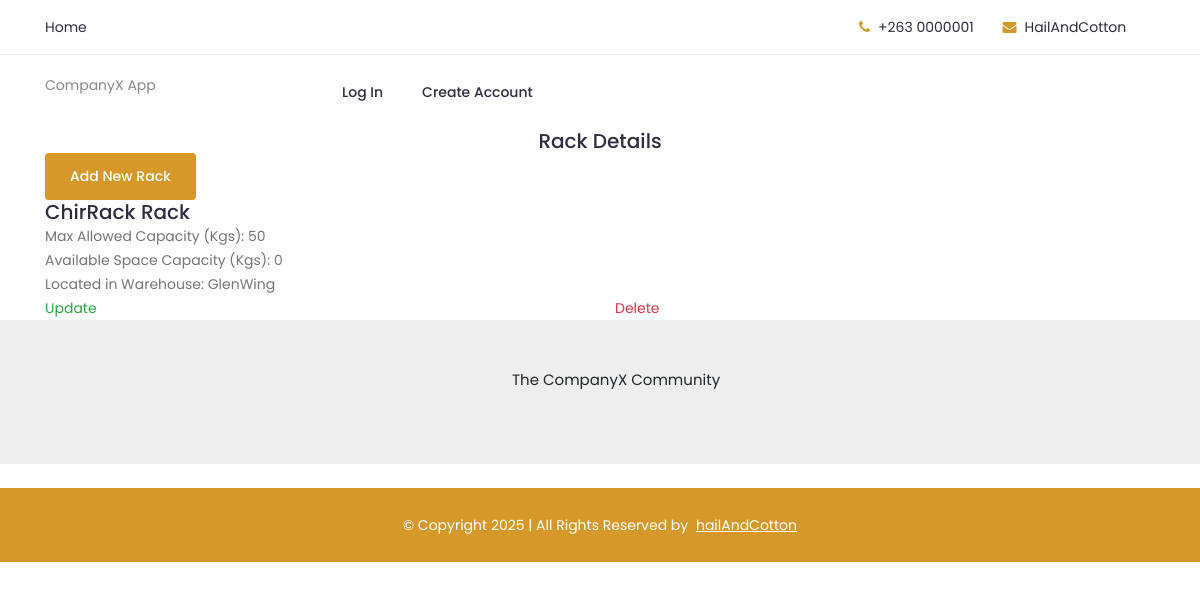
Page /packaging/rack-detail/1/ on the committed database.
### packaging/models.py (models this page shows, shortened)
class Rack(models.Model):
    name = models.CharField(max_length=20)
    weight_capacity = models.PositiveIntegerField(default=0)
    current_available_capacity = models.PositiveIntegerField(default=0)
    warehouse = models.ForeignKey(Warehouse, on_delete=models.CASCADE)

class Warehouse(models.Model):
    name = models.CharField(max_length=100)
    max_allowed_capacity_in_kgs = models.PositiveIntegerField(default=0)
    current_available_capacity = models.PositiveIntegerField(default=0)

### packaging/views/rack_view.py (the view)
# urls.py: path('rack-detail/<int:pk>/', RackDetailView.as_view(), name='rack_detail'),
class RackDetailView(generic.DetailView):
    template_name = 'packaging/rack_detail.html'
    context_object_name = 'rack'
    def get_queryset(self):
        return Rack.objects.filter(pk=self.kwargs['pk'])

### packaging/templates/packaging/rack_detail.html
{%  extends 'base.html' %}
{%  block content %}
<div class="container text-center">
    <h5>Rack Details</h5>
</div>
<div class="container">
    <a class="btn btn-sm text-white" href="{% url 'packaging-service:rack_create' %}">Add New  Rack</a>
    <h5>{{ rack.name }} Rack</h5>
    <p>Max Allowed Capacity (Kgs): {{ rack.weight_capacity }}</p>
    <p>Available Space Capacity (Kgs): {{ rack.current_available_capacity }}</p>
    <p>Located in Warehouse: {{rack.warehouse.name}}</p>
    <div class="row">
        <a class="text-success col-md-6" href="{% url 'packaging-service:rack_update' rack.pk %}">Update</a>
        <a class="text-danger col-md-6" href="{% url 'packaging-service:rack_delete' rack.pk %}">Delete</a>
    </div>
</div>
{%  endblock %}

### static/css/style.css (style rules this page uses)
body { font-family: 'Poppins', sans-serif; font-weight: 400; font-size:14px; color:#888; }

### rows in the picture
Rack: name "ChirRack", weight_capacity "50", current_available_capacity "0", warehouse.name "GlenWing"
